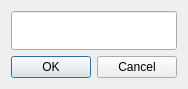
<?xml version="1.0" encoding="UTF-8"?>
<ui version="4.0">
 <class>NavDialog</class>
 <widget class="QDialog" name="NavDialog">
  <property name="geometry">
   <rect>
    <x>0</x>
    <y>0</y>
    <width>181</width>
    <height>65</height>
   </rect>
  </property>
  <property name="windowTitle">
   <string>Dialog</string>
  </property>
  <layout class="QVBoxLayout" name="verticalLayout">
   <item>
    <layout class="QVBoxLayout" name="verticalLayout_2">
     <item>
      <widget class="QLineEdit" name="lineEdit">
       <property name="font">
        <font>
         <pointsize>20</pointsize>
        </font>
       </property>
       <property name="focusPolicy">
        <enum>Qt::StrongFocus</enum>
       </property>
      </widget>
     </item>
    </layout>
   </item>
   <item>
    <widget class="QDialogButtonBox" name="buttonBox">
     <property name="orientation">
      <enum>Qt::Horizontal</enum>
     </property>
     <property name="standardButtons">
      <set>QDialogButtonBox::Cancel|QDialogButtonBox::Ok</set>
     </property>
    </widget>
   </item>
  </layout>
 </widget>
 <resources/>
 <connections>
  <connection>
   <sender>buttonBox</sender>
   <signal>accepted()</signal>
   <receiver>NavDialog</receiver>
   <slot>accept()</slot>
   <hints>
    <hint type="sourcelabel">
     <x>248</x>
     <y>254</y>
    </hint>
    <hint type="destinationlabel">
     <x>157</x>
     <y>274</y>
    </hint>
   </hints>
  </connection>
  <connection>
   <sender>buttonBox</sender>
   <signal>rejected()</signal>
   <receiver>NavDialog</receiver>
   <slot>reject()</slot>
   <hints>
    <hint type="sourcelabel">
     <x>316</x>
     <y>260</y>
    </hint>
    <hint type="destinationlabel">
     <x>286</x>
     <y>274</y>
    </hint>
   </hints>
  </connection>
  <connection>
   <sender>lineEdit</sender>
   <signal>returnPressed()</signal>
   <receiver>NavDialog</receiver>
   <slot>Navigate()</slot>
   <hints>
    <hint type="sourcelabel">
     <x>90</x>
     <y>19</y>
    </hint>
    <hint type="destinationlabel">
     <x>90</x>
     <y>32</y>
    </hint>
   </hints>
  </connection>
 </connections>
 <slots>
  <slot>Navigate()</slot>
 </slots>
</ui>
